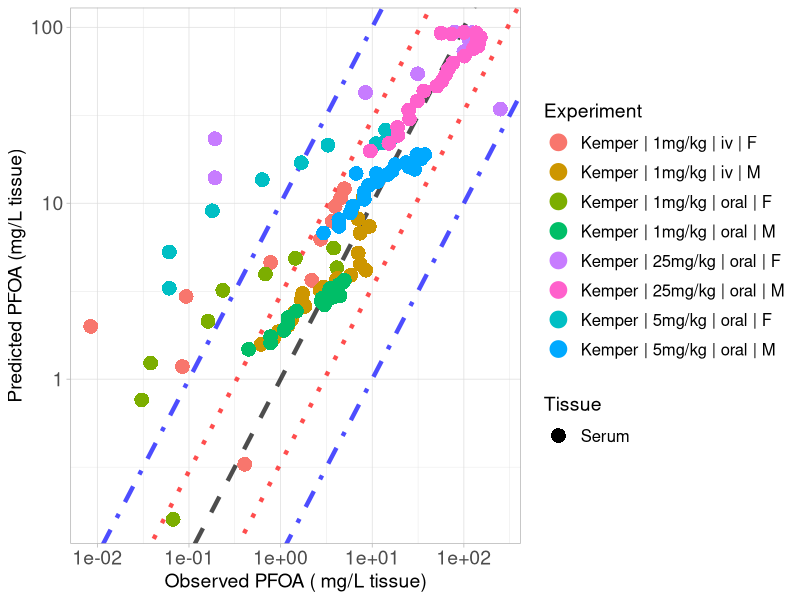

Generate this figure with R:
library(ggplot2)

#setwd("C:/Users/ptsir/Documents/GitHub/PFAS_PBK_models/PFOA inhalation Rat/Validation/Validation_results")
setwd("C:/Users/dpjio/Documents/GitHub/PFAS_PBK_models/PFOA inhalation Rat/Validation/full_params_no_weights")

# Load Results 

# 
Kemper_serum_results <- read.csv("Kemper_2003_serum_results.csv", header = T)
Kemper_iv_F_1 <- Kemper_serum_results[Kemper_serum_results$Dose == 1 & Kemper_serum_results$Type == "iv" &
                               Kemper_serum_results$sex == "F", ]
Kemper_iv_F_1$Experiment <- "Kemper | 1mg/kg | iv | F"

Kemper_oral_F_1 <- Kemper_serum_results[Kemper_serum_results$Dose == 1 & Kemper_serum_results$Type == "oral" &
                                 Kemper_serum_results$sex == "F", ]
Kemper_oral_F_1$Experiment <- "Kemper | 1mg/kg | oral | F"

Kemper_oral_F_5 <- Kemper_serum_results[Kemper_serum_results$Dose == 5 & Kemper_serum_results$Type == "oral" &
                                 Kemper_serum_results$sex == "F", ]
Kemper_oral_F_5$Experiment <- "Kemper | 5mg/kg | oral | F"
Kemper_oral_F_25 <- Kemper_serum_results[Kemper_serum_results$Dose == 25 & Kemper_serum_results$Type == "oral" &
                                  Kemper_serum_results$sex == "F", ]
Kemper_oral_F_25$Experiment <- "Kemper | 25mg/kg | oral | F"

Kemper_iv_M_1 <- Kemper_serum_results[Kemper_serum_results$Dose == 1 & Kemper_serum_results$Type == "iv" &
                               Kemper_serum_results$sex == "M", ]
Kemper_iv_M_1$Experiment <- "Kemper | 1mg/kg | iv | M"

Kemper_oral_M_1 <- Kemper_serum_results[Kemper_serum_results$Dose == 1 & Kemper_serum_results$Type == "oral" &
                                 Kemper_serum_results$sex == "M", ]
Kemper_oral_M_1$Experiment <- "Kemper | 1mg/kg | oral | M"

Kemper_oral_M_5 <- Kemper_serum_results[Kemper_serum_results$Dose == 5 & Kemper_serum_results$Type == "oral" &
                                 Kemper_serum_results$sex == "M", ]
Kemper_oral_M_5$Experiment <- "Kemper | 5mg/kg | oral | M"
Kemper_oral_M_25 <- Kemper_serum_results[Kemper_serum_results$Dose == 25 & Kemper_serum_results$Type == "oral" &
                                  Kemper_serum_results$sex == "M", ]
Kemper_oral_M_25$Experiment <- "Kemper | 25mg/kg | oral | M"
# 
# Kudo_high <- Kudo_results[Kudo_results$Dose == 16.560, ] 
# Kudo_high$Experiment <-  "Kudo | 16mg/kg | iv"
# 
# Kim_results <- read.csv("Kim_results.csv", header = T)
# Kim_iv <- Kim_results[Kim_results$Type == "iv",]
# Kim_iv$Experiment <-  "Kim | 1mg/kg | iv"
# 
# Kim_oral <- Kim_results[Kim_results$Type == "oral",]
# Kim_oral$Experiment <-  "Kim | 1mg/kg | oral"


Experiment <- scales::hue_pal()(8)

names(Experiment) <- unique(c( Kemper_iv_F_1$Experiment, Kemper_iv_M_1$Experiment,
                              Kemper_oral_F_1$Experiment,Kemper_oral_M_1$Experiment, Kemper_oral_F_5$Experiment, 
                               
                               Kemper_oral_M_5$Experiment,  Kemper_oral_F_25$Experiment, Kemper_oral_M_25$Experiment))



scatter_plot <- ggplot()+
  geom_abline(intercept = log10(1), slope = 1, linetype = "dashed", color = "black", linewidth = 1.5, alpha = 0.7) +  # Identity line in log10 scale
  geom_abline(intercept = log10(3), slope = 1, linetype = "dotted", color = "red", linewidth = 1.5, alpha = 0.7) +  # +3-fold error line
  geom_abline(intercept = log10(1/3), slope = 1, linetype = "dotted", color = "red", linewidth = 1.5, alpha = 0.7) +  # -3-fold error line
  geom_abline(intercept = log10(10), slope = 1, linetype = "dotdash", color = "blue", linewidth = 1.5, alpha = 0.7) +  # +10-fold error line
  geom_abline(intercept = log10(1/10), slope = 1, linetype = "dotdash", color = "blue", linewidth = 1.5, alpha = 0.7) +  # -10-fold error line
  geom_point(data = Kemper_iv_F_1, aes(x=Observed, y=Predicted, color = Experiment, shape = Tissue), size=4, stroke = 1.5)+
  geom_point(data = Kemper_oral_F_1, aes(x=Observed, y=Predicted, color = Experiment, shape = Tissue), size=4, stroke = 1.5)+
  geom_point(data = Kemper_oral_F_5, aes(x=Observed, y=Predicted, color = Experiment, shape = Tissue), size=4, stroke = 1.5)+
  geom_point(data = Kemper_oral_F_25, aes(x=Observed, y=Predicted, color = Experiment, shape = Tissue), size=4, stroke = 1.5)+
  geom_point(data = Kemper_iv_M_1, aes(x=Observed, y=Predicted, color = Experiment, shape = Tissue), size=4, stroke = 1.5)+
  geom_point(data = Kemper_oral_M_1, aes(x=Observed, y=Predicted, color = Experiment, shape = Tissue), size=4, stroke = 1.5)+
  geom_point(data = Kemper_oral_M_5, aes(x=Observed, y=Predicted, color = Experiment, shape = Tissue), size=4, stroke = 1.5)+
  geom_point(data = Kemper_oral_M_25, aes(x=Observed, y=Predicted, color = Experiment, shape = Tissue), size=4, stroke = 1.5)+
  scale_y_log10()+
  scale_x_log10()+
  scale_color_manual(values = Experiment)+
  theme(legend.spacing.y = unit(1, 'cm')) +
  guides(fill = guide_legend(byrow = TRUE))+
  theme_light()+
  labs(y = "Predicted PFOA (mg/L tissue)",
       x = "Observed PFOA ( mg/L tissue)")+
  theme(plot.title = element_text(hjust = 0.5),
        legend.key.size = unit(0.75, 'cm'),  
        legend.title = element_text(size=14),
        legend.text = element_text(size=12,  hjust = 0),
        axis.text = element_text(size = 14),
        axis.title = element_text(size = 14),
        )

#print(scatter_plot)

ggsave("validation_plot_PFOA_serum.png", scatter_plot, width = 11, height = 7, units = "in", dpi = 300)
